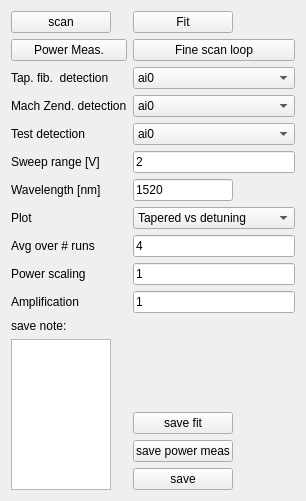
<?xml version="1.0" encoding="UTF-8"?>
<ui version="4.0">
 <class>Form</class>
 <widget class="QWidget" name="Form">
  <property name="geometry">
   <rect>
    <x>0</x>
    <y>0</y>
    <width>275</width>
    <height>501</height>
   </rect>
  </property>
  <property name="sizePolicy">
   <sizepolicy hsizetype="Fixed" vsizetype="Fixed">
    <horstretch>0</horstretch>
    <verstretch>0</verstretch>
   </sizepolicy>
  </property>
  <property name="windowTitle">
   <string>Form</string>
  </property>
  <layout class="QGridLayout" name="gridLayout">
   <item row="2" column="1">
    <layout class="QVBoxLayout" name="verticalLayout_4">
     <item>
      <widget class="QComboBox" name="comboBox_pd_detection_fine_scan">
       <item>
        <property name="text">
         <string>ai0</string>
        </property>
       </item>
       <item>
        <property name="text">
         <string>ai1</string>
        </property>
       </item>
       <item>
        <property name="text">
         <string>ai2</string>
        </property>
       </item>
       <item>
        <property name="text">
         <string>ai3</string>
        </property>
       </item>
       <item>
        <property name="text">
         <string>ai4</string>
        </property>
       </item>
       <item>
        <property name="text">
         <string>ai5</string>
        </property>
       </item>
       <item>
        <property name="text">
         <string>ai6</string>
        </property>
       </item>
       <item>
        <property name="text">
         <string>ai7</string>
        </property>
       </item>
      </widget>
     </item>
     <item>
      <widget class="QComboBox" name="comboBox_MZ_detection">
       <item>
        <property name="text">
         <string>ai0</string>
        </property>
       </item>
       <item>
        <property name="text">
         <string>ai1</string>
        </property>
       </item>
       <item>
        <property name="text">
         <string>ai2</string>
        </property>
       </item>
       <item>
        <property name="text">
         <string>ai3</string>
        </property>
       </item>
       <item>
        <property name="text">
         <string>ai4</string>
        </property>
       </item>
       <item>
        <property name="text">
         <string>ai5</string>
        </property>
       </item>
       <item>
        <property name="text">
         <string>ai6</string>
        </property>
       </item>
       <item>
        <property name="text">
         <string>ai7</string>
        </property>
       </item>
      </widget>
     </item>
     <item>
      <widget class="QComboBox" name="comboBox_test_detection">
       <item>
        <property name="text">
         <string>ai0</string>
        </property>
       </item>
       <item>
        <property name="text">
         <string>ai1</string>
        </property>
       </item>
       <item>
        <property name="text">
         <string>ai2</string>
        </property>
       </item>
       <item>
        <property name="text">
         <string>ai3</string>
        </property>
       </item>
       <item>
        <property name="text">
         <string>ai4</string>
        </property>
       </item>
       <item>
        <property name="text">
         <string>ai5</string>
        </property>
       </item>
       <item>
        <property name="text">
         <string>ai6</string>
        </property>
       </item>
       <item>
        <property name="text">
         <string>ai7</string>
        </property>
       </item>
      </widget>
     </item>
     <item>
      <widget class="QLineEdit" name="lineEdit_sweep_range">
       <property name="text">
        <string>2</string>
       </property>
      </widget>
     </item>
     <item>
      <widget class="QLineEdit" name="textedit_center_wavelength">
       <property name="maximumSize">
        <size>
         <width>100</width>
         <height>16777215</height>
        </size>
       </property>
       <property name="text">
        <string>1520</string>
       </property>
      </widget>
     </item>
     <item>
      <widget class="QComboBox" name="comboBox_plotting_fine_scan">
       <property name="sizePolicy">
        <sizepolicy hsizetype="Fixed" vsizetype="Fixed">
         <horstretch>0</horstretch>
         <verstretch>0</verstretch>
        </sizepolicy>
       </property>
       <item>
        <property name="text">
         <string>Tapered vs detuning</string>
        </property>
       </item>
       <item>
        <property name="text">
         <string>PDdisk vs V</string>
        </property>
       </item>
       <item>
        <property name="text">
         <string>Det vs V</string>
        </property>
       </item>
       <item>
        <property name="text">
         <string>MZ vs V</string>
        </property>
       </item>
       <item>
        <property name="text">
         <string>Test vs V</string>
        </property>
       </item>
       <item>
        <property name="text">
         <string>power_scan_first</string>
        </property>
       </item>
       <item>
        <property name="text">
         <string>power_scan_middle</string>
        </property>
       </item>
       <item>
        <property name="text">
         <string>power_scan_last</string>
        </property>
       </item>
       <item>
        <property name="text">
         <string>power_scan_first_run_2</string>
        </property>
       </item>
       <item>
        <property name="text">
         <string>power_scan_ref</string>
        </property>
       </item>
      </widget>
     </item>
     <item>
      <widget class="QLineEdit" name="lineEdit_avg_over_x_steps">
       <property name="text">
        <string>4</string>
       </property>
      </widget>
     </item>
     <item>
      <widget class="QLineEdit" name="ps_scaling">
       <property name="text">
        <string>1</string>
       </property>
      </widget>
     </item>
     <item>
      <widget class="QLineEdit" name="lineEdit_amplification">
       <property name="text">
        <string>1</string>
       </property>
      </widget>
     </item>
    </layout>
   </item>
   <item row="2" column="0">
    <layout class="QVBoxLayout" name="verticalLayout_3">
     <item>
      <widget class="QLabel" name="detection_label">
       <property name="text">
        <string>Tap. fib.  detection</string>
       </property>
      </widget>
     </item>
     <item>
      <widget class="QLabel" name="label">
       <property name="text">
        <string>Mach Zend. detection</string>
       </property>
      </widget>
     </item>
     <item>
      <widget class="QLabel" name="label_3">
       <property name="text">
        <string>Test detection</string>
       </property>
      </widget>
     </item>
     <item>
      <widget class="QLabel" name="label_5">
       <property name="text">
        <string>Sweep range [V]</string>
       </property>
      </widget>
     </item>
     <item>
      <widget class="QLabel" name="label_wavelength">
       <property name="text">
        <string>Wavelength [nm]</string>
       </property>
      </widget>
     </item>
     <item>
      <widget class="QLabel" name="plot_label">
       <property name="text">
        <string>Plot</string>
       </property>
      </widget>
     </item>
     <item>
      <widget class="QLabel" name="label_4">
       <property name="text">
        <string>Avg over # runs</string>
       </property>
      </widget>
     </item>
     <item>
      <widget class="QLabel" name="label_2">
       <property name="text">
        <string>Power scaling</string>
       </property>
      </widget>
     </item>
     <item>
      <widget class="QLabel" name="label_6">
       <property name="text">
        <string>Amplification</string>
       </property>
      </widget>
     </item>
    </layout>
   </item>
   <item row="0" column="0">
    <layout class="QVBoxLayout" name="verticalLayout_2">
     <item>
      <widget class="QPushButton" name="btn_scan">
       <property name="maximumSize">
        <size>
         <width>100</width>
         <height>16777215</height>
        </size>
       </property>
       <property name="text">
        <string>scan</string>
       </property>
      </widget>
     </item>
    </layout>
   </item>
   <item row="0" column="1">
    <widget class="QPushButton" name="btn_fit">
     <property name="maximumSize">
      <size>
       <width>100</width>
       <height>16777215</height>
      </size>
     </property>
     <property name="text">
      <string>Fit</string>
     </property>
    </widget>
   </item>
   <item row="4" column="1">
    <layout class="QVBoxLayout" name="verticalLayout_9">
     <item>
      <spacer name="verticalSpacer">
       <property name="orientation">
        <enum>Qt::Vertical</enum>
       </property>
       <property name="sizeHint" stdset="0">
        <size>
         <width>20</width>
         <height>40</height>
        </size>
       </property>
      </spacer>
     </item>
     <item>
      <widget class="QPushButton" name="btn_save_fit">
       <property name="minimumSize">
        <size>
         <width>100</width>
         <height>0</height>
        </size>
       </property>
       <property name="maximumSize">
        <size>
         <width>100</width>
         <height>16777215</height>
        </size>
       </property>
       <property name="text">
        <string>save fit</string>
       </property>
      </widget>
     </item>
     <item>
      <widget class="QPushButton" name="btn_save_power_meas">
       <property name="minimumSize">
        <size>
         <width>100</width>
         <height>0</height>
        </size>
       </property>
       <property name="maximumSize">
        <size>
         <width>100</width>
         <height>16777215</height>
        </size>
       </property>
       <property name="text">
        <string>save power meas</string>
       </property>
      </widget>
     </item>
     <item>
      <widget class="QPushButton" name="btn_save">
       <property name="minimumSize">
        <size>
         <width>100</width>
         <height>0</height>
        </size>
       </property>
       <property name="maximumSize">
        <size>
         <width>100</width>
         <height>16777215</height>
        </size>
       </property>
       <property name="text">
        <string>save</string>
       </property>
      </widget>
     </item>
    </layout>
   </item>
   <item row="4" column="0">
    <layout class="QVBoxLayout" name="verticalLayout_8">
     <item>
      <widget class="QLabel" name="label_save_note">
       <property name="text">
        <string>save note:</string>
       </property>
      </widget>
     </item>
     <item>
      <widget class="QTextEdit" name="info_text">
       <property name="minimumSize">
        <size>
         <width>50</width>
         <height>0</height>
        </size>
       </property>
       <property name="maximumSize">
        <size>
         <width>100</width>
         <height>400</height>
        </size>
       </property>
      </widget>
     </item>
    </layout>
   </item>
   <item row="1" column="0">
    <widget class="QPushButton" name="btn_power_measurement">
     <property name="text">
      <string>Power Meas.</string>
     </property>
    </widget>
   </item>
   <item row="1" column="1">
    <widget class="QPushButton" name="btn_fine_scan_loop">
     <property name="text">
      <string>Fine scan loop</string>
     </property>
    </widget>
   </item>
  </layout>
 </widget>
 <resources/>
 <connections/>
</ui>
